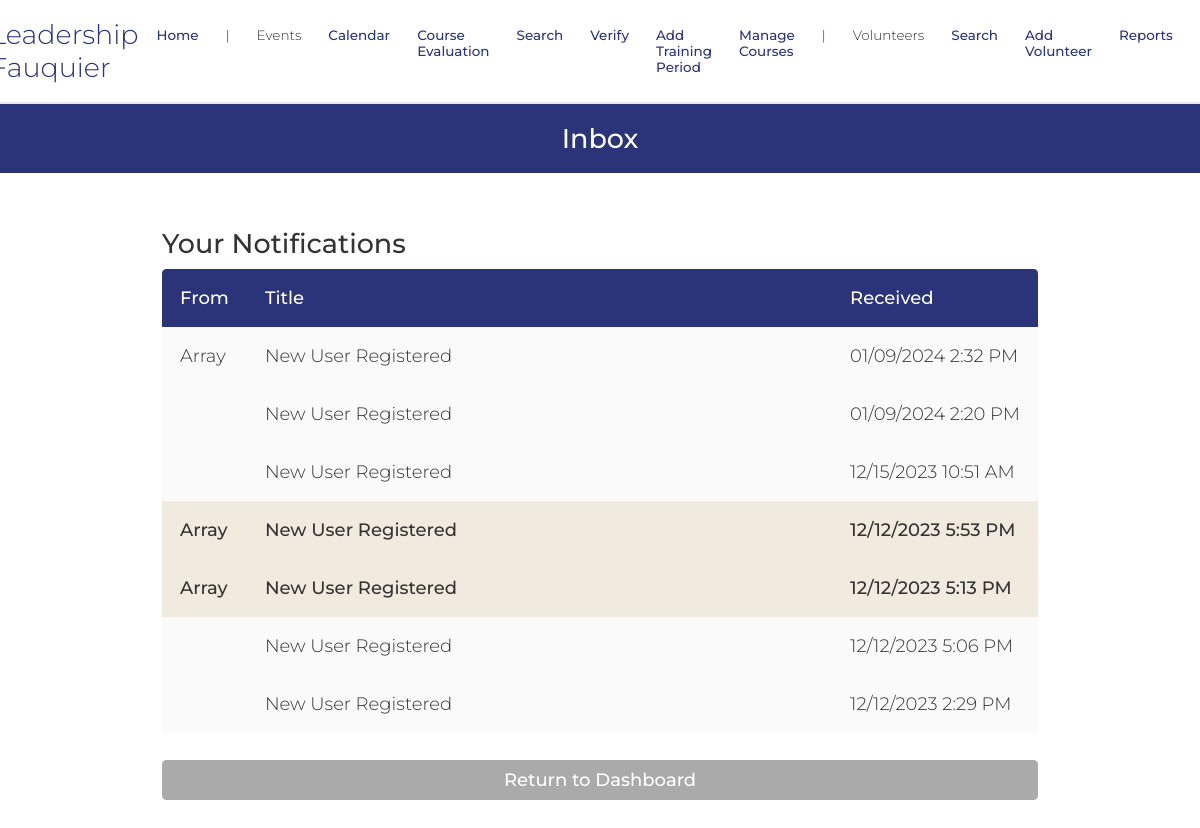
The page /inbox.php (signed in) on the database its author committed.
### tables this page shows
CREATE TABLE `dbMessages` (
  `id` int(11) NOT NULL,
  `senderID` varchar(256) NOT NULL,
  `recipientID` varchar(256) NOT NULL,
  `title` varchar(256) NOT NULL,
  `body` text NOT NULL,
  `time` varchar(16) NOT NULL,
  `wasRead` tinyint(1) NOT NULL DEFAULT 0
);

### database/dbMessages.php (called while the page is built, shortened)
<?php
function get_user_messages($userID) {
    $query = "select * from dbMessages
              where recipientID='$userID'
              order by time desc";
    $connection = connect();
    $result = mysqli_query($connection, $query);
    $messages = mysqli_fetch_all($result, MYSQLI_ASSOC);
    return $messages;
}

### database/dbPersons.php (called while the page is built, shortened)
<?php
function get_name_from_id($id) {
    $connection = connect();
    $query = "SELECT first_name, last_name FROM dbPersons
        WHERE email ='$id'";
    $result = mysqli_query($connection, $query);
    $row = mysqli_fetch_assoc($result);
    return $row;
}

### include/output.php (called while the page is built, shortened)
<?php
    function hsc($input) {
        return htmlspecialchars($input);
    }
    function time24hTo12h($time) {
        $hour = substr($time, 0, 2);
        $minute = substr($time, 3, 2);
        $hour = intval($hour);
        if ($hour < 12) {
            return hsc($hour . ':' . $minute . ' AM');
        } else if ($hour > 12) {
            $hour -= 12;
        }
        return hsc($hour . ':' . $minute . ' PM');
    }

### inbox.php (the view, shortened to what this page needs)
<?php
    $userID = null;
    if (isset($_SESSION['_id'])) {
        $userID = $_SESSION['_id'];
    }
?>
<!DOCTYPE html>
<html>
    <head>
        <?php require_once('universal.inc') ?>
        <link rel="stylesheet" href="css/messages.css"></link>
    </head>
    <body>
        <?php require_once('header.php') ?>
        <h1>Inbox</h1>
        <main class="general">
            <h2>Your Notifications</h2>
            <?php
                require_once('database/dbMessages.php');
                $messages = get_user_messages($userID);
                if (sizeof($messages) > 0): ?>
                <div class="table-wrapper">
                    <table class="general">
                        <thead>
                            <tr>
                                <th style="width:1px">From</th>
                                <th>Title</th>
                                <th style="width:1px">Received</th>
                            </tr>
                        </thead>
                        <tbody class="standout">
                            <?php
                                require_once('database/dbPersons.php');
                                require_once('include/output.php');
                                $id_to_name_hash = [];
                                foreach ($messages as $message) {
                                    $sender = $message['senderID'];
                                    if (isset($id_to_name_hash[$sender])) {
                                        $sender = $id_to_name_hash[$sender];
                                    } else {
                                        $lookup = get_name_from_id($sender);
                                        $id_to_name_hash[$sender] = $lookup;
                                        $sender = $lookup;
                                    }
                                    $messageID = $message['id'];
                                    $title = $message['title'];
                                    $timePacked = $message['time'];
                                    $pieces = explode('-', $timePacked);
                                    $year = $pieces[0];
                                    $month = $pieces[1];
                                    $day = $pieces[2];
                                    $time = time24hto12h($pieces[3]);
                                    $class = 'message';
                                    if (!$message['wasRead']) {
                                        $class .= ' unread';
                                    }
                                    echo "
                                        <tr class='$class' data-message-id='$messageID'>
                                            <td>$sender</td>
                                            <td>$title</td>
                                            <td>$month/$day/$year $time</td>
                                        </tr>";
                                }
                            ?>
                        </tbody>
                    </table>
                </div>
            <?php else: ?>
                <p class="no-messages standout">You currently have no unread messages.</p>
            <?php endif ?>
            <a class="button cancel" href="index.php">Return to Dashboard</a>
        </main>
    </body>
</html>

### css/base.css (style rules this page uses)
html, body, header, main, footer, div, span, p, h1, h2, h3, h4, h5, h6, ul, ol, li, input, select, textarea, form, section, label, table, td, tr, th, form, fieldset, em, button, a { padding: 0; margin: 0; font-size: inherit; font-family: inherit; font-weight: inherit; text-decoration: none; font-style: normal; box-sizing: border-box; text-align: left; list-style-type: none; border-spacing: 0; }
:root { --page-background-color: #ffffff; --page-font-color: #333333; --inactive-font-color: #d0d0d0; --inactive-background-color: #f0f0f0; --standout-background: #fafafa; --happy-toast-background-color: #1a7024; --happy-toast-font-color: white; --info-toast-background-color: #2f2f2f; --info-toast-font-color: white; --error-toast-background-color: #701a1a; --error-toast-font-color: white; --shadow-and-border-color: #e8e8e8; --main-color: #2B3379; --accent-color: #31763f; --secondary-accent-color: #f6a4b5; --calendar-event-color: #808080; --calendar-event-color-hover: var(--main-color); --calendar-today-border: 2px solid var(--secondary-accent-color); --button-font-color: white; --button-padding: 0.5rem 1.5rem; --button-border-radius: 0.25rem; --standard-border: 1px solid #333333; --light-border: 1px solid var(--shadow-and-border-color); --text-field-border: 2px solid #e8e8e8; --cancel-button-background-color: #aaa; --error-color: red; font-size: 18px; font-family: Montserrat; font-weight: 300; }
body { background-color: var(--page-background-color); color: var(--page-font-color); font-family: Montserrat; }
main:not(.login):not(.calendar-view):not(.dashboard) { padding: 1rem; }
input[type=submit], button, .button { color: var(--button-font-color); background-color: var(--main-color); padding: var(--button-padding); border: none; border-radius: var(--button-border-radius); font-weight: 500; width: 100%; transition: background-color .3s; cursor: pointer; text-align: center; }
h1 { font-size: 1.5rem; font-weight: 500; margin-bottom: 2rem; background-color: var(--main-color); color: var(--page-background-color); width: 100%; text-align: center; padding: 1rem; }
h2 { font-size: 1.5rem; font-weight: 500; }
.button { display: inline-block; }
button.cancel, a.cancel { background-color: var(--cancel-button-background-color); }
main.general, form.general { margin: 1rem; display: flex; flex-direction: column; gap: 0.5rem; }
table.general { width: 100%; padding-bottom: 1rem; }
table.general th:first-of-type { border-top-left-radius: .25rem; }
table.general th:last-of-type { border-top-right-radius: .25rem; }
table.general th { background-color: var(--main-color); color: var(--button-font-color); font-weight: 500; }
table.general th, table.general td { padding: 1rem; white-space: nowrap; }
.standout { border-bottom: 3px solid var(--shadow-and-border-color); padding: 1rem; background-color: var(--standout-background); }
@media only screen and (min-width: 1024px) { main.general, form.general { margin: 0rem 8rem 4rem 8rem; } }
div { display: block; }

### css/messages.css (style rules this page uses)
:root { --unread-message-background: #f1eadf; --message-body-border-color: #ddd; }
tr.message { cursor: pointer; transition: filter .3s; background-color: inherit; }
tr.message.unread { font-weight: 500; background-color: var(--unread-message-background); }

### rows shown on the page
dbmessages: sender "Array", title "New User Registered", time "01", time "09", time "2024", time "2:32 PM"
dbmessages: title "New User Registered", time "01", time "09", time "2024", time "2:20 PM"
dbmessages: title "New User Registered", time "12", time "15", time "2023", time "10:51 AM"
dbmessages: sender "Array", title "New User Registered", time "12", time "2023", time "5:53 PM"
dbmessages: sender "Array", title "New User Registered", time "12", time "2023", time "5:13 PM"
dbmessages: title "New User Registered", time "12", time "2023", time "5:06 PM"
dbmessages: title "New User Registered", time "12", time "2023", time "2:29 PM"
